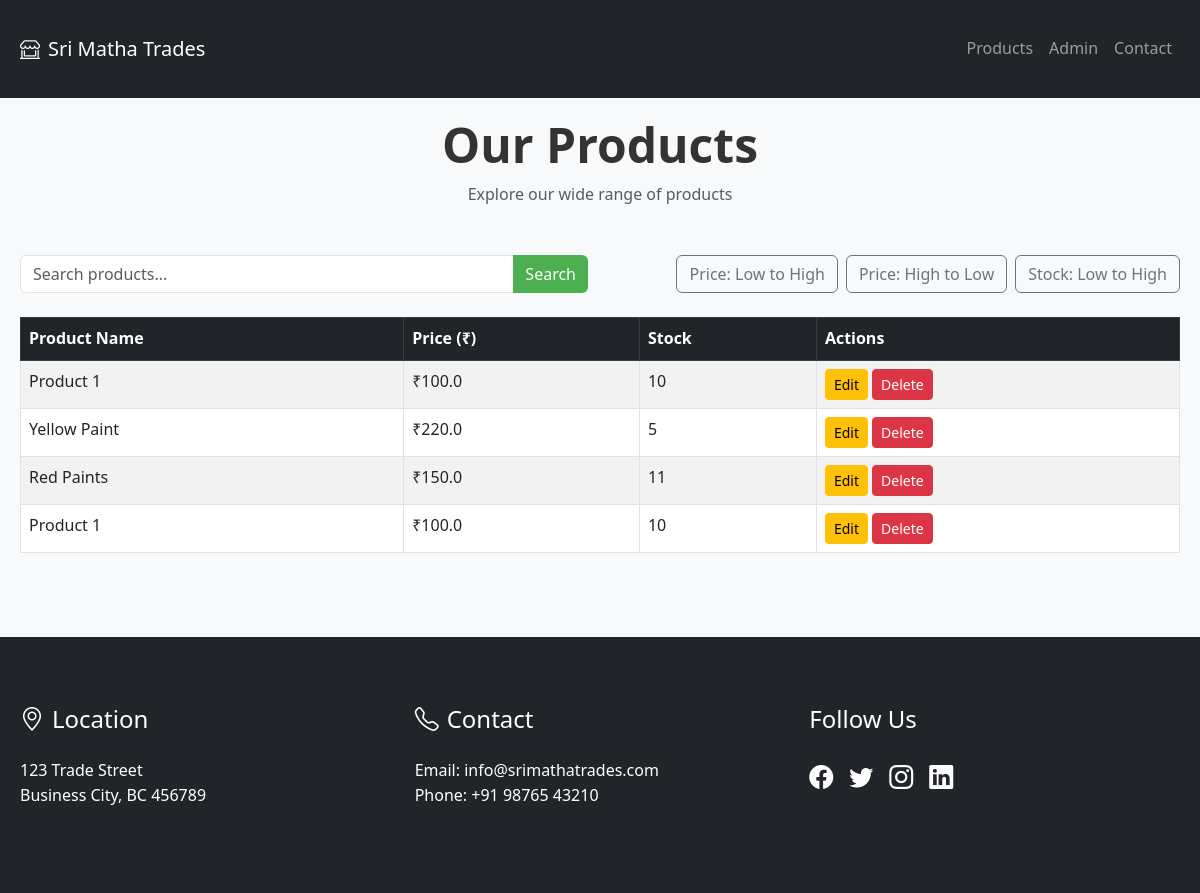
The page /products on the database as committed earlier.
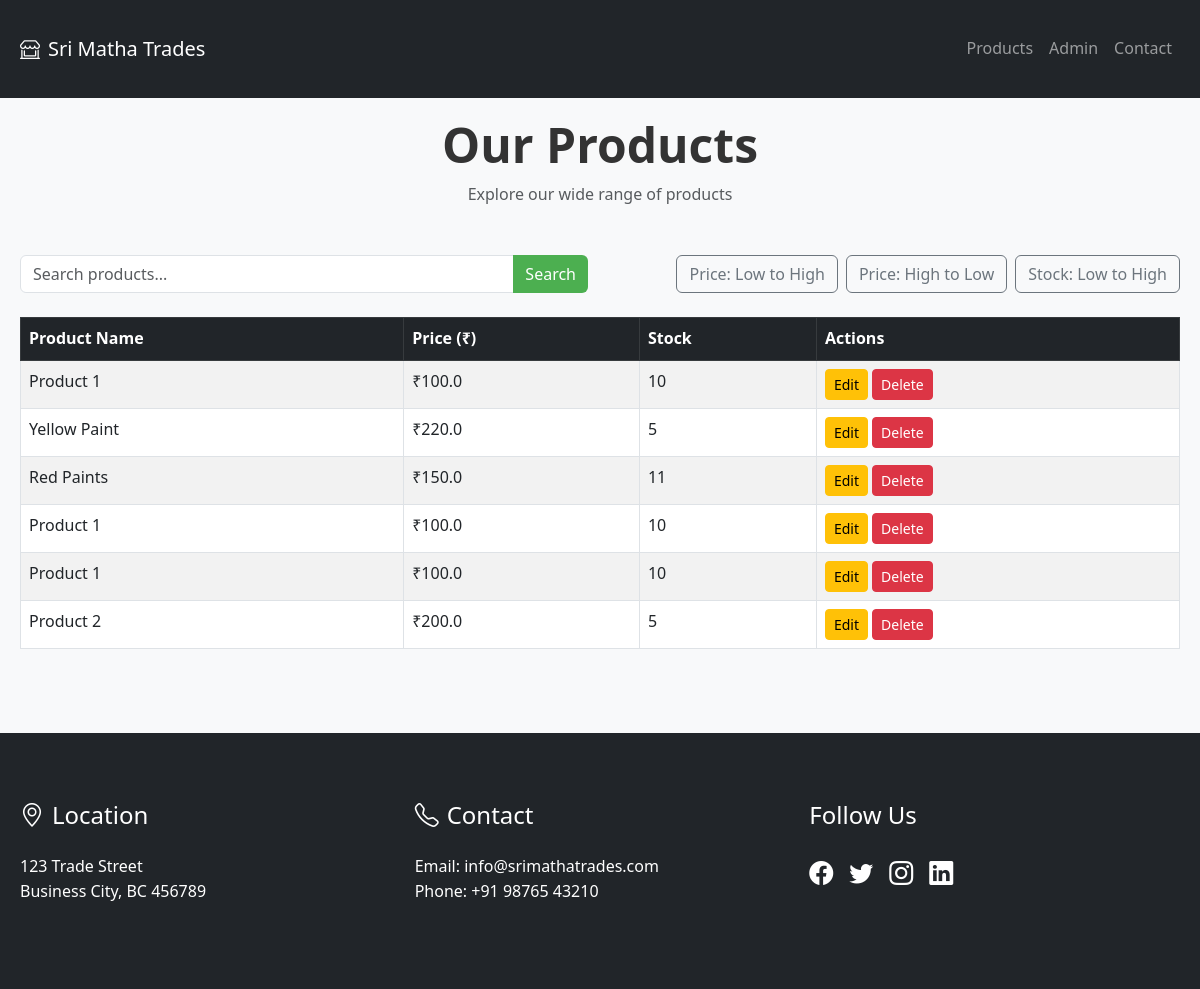
The same page on the database as committed later.
### tables this page shows
CREATE TABLE products (
    id INTEGER PRIMARY KEY AUTOINCREMENT,
    name TEXT NOT NULL,
    price REAL NOT NULL,
    stock INTEGER NOT NULL
);

### app.py (the view)
@app.route('/products')
def products():
    search_query = request.args.get('search', '')
    sort_by = request.args.get('sort', '')
    query = "SELECT * FROM products WHERE name LIKE ?"
    params = [f'%{search_query}%']
    if sort_by == 'price_asc':
        query += " ORDER BY price ASC"
    elif sort_by == 'price_desc':
        query += " ORDER BY price DESC"
    elif sort_by == 'stock_asc':
        query += " ORDER BY stock ASC"
    with sqlite3.connect('database.db') as conn:
        cursor = conn.cursor()
        cursor.execute(query, params)
        products = cursor.fetchall()
    return render_template('products.html', products=products)

### templates/products.html (shortened to what the changed rows need)
<!DOCTYPE html>
<html lang="en">
<head>
    <link href="https://cdn.jsdelivr.net/npm/bootstrap@5.3.0-alpha1/dist/css/bootstrap.min.css" rel="stylesheet">
    <link rel="stylesheet" href="https://cdnjs.cloudflare.com/ajax/libs/animate.css/4.1.1/animate.min.css">
    <link rel="stylesheet" href="https://cdn.jsdelivr.net/npm/bootstrap-icons@1.11.1/font/bootstrap-icons.css">
    <link rel="stylesheet" href="{{ url_for('static', filename='style.css') }}">
</head>
<body class="bg-light">
<section class="py-5 mt-5">
    <div class="container">
        <div class="text-center mb-5 animate__animated animate__fadeInDown">
            <h2 class="display-5 fw-bold">Our Products</h2>
        </div>
        <div class="table-responsive animate__animated animate__fadeInUp animate-delay-1">
            <table class="table table-striped table-bordered">
                <thead class="table-dark">
                    <tr>
                        <th>Product Name</th>
                        <th>Price (₹)</th>
                        <th>Stock</th>
                        <th>Actions</th>
                    </tr>
                </thead>
                <tbody>
                    {% for product in products %}
                    <tr>
                        <td>{{ product[1] }}</td>
                        <td>₹{{ product[2] }}</td>
                        <td>{{ product[3] }}</td>
                        <td>
                            <a href="/edit/{{ product[0] }}" class="btn btn-warning btn-sm">Edit</a>
                            <button class="btn btn-danger btn-sm delete-btn" data-id="{{ product[0] }}">Delete</button>
                        </td>
                    </tr>
                    {% endfor %}
                </tbody>
            </table>
        </div>
    </div>
</section>
</body>
</html>

Rows that differ between the two databases and show on the page:
added products: name "Product 1", price "100.0", stock "10"
added products: name "Product 2", price "200.0", stock "5"
